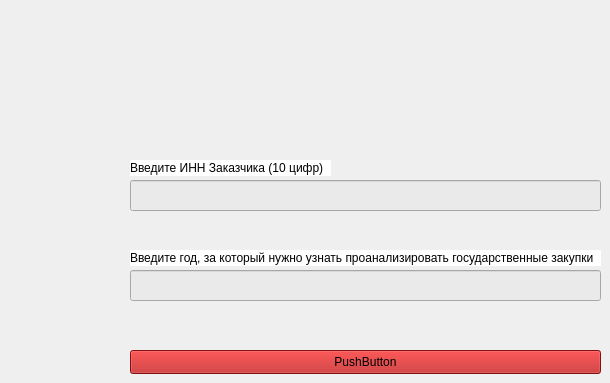
    <widget class="QWidget" name="_0_StartWindow">
     <widget class="QLineEdit" name="lineEdit">
      <property name="geometry">
       <rect>
        <x>130</x>
        <y>180</y>
        <width>471</width>
        <height>31</height>
       </rect>
      </property>
      <property name="autoFillBackground">
       <bool>false</bool>
      </property>
      <property name="styleSheet">
       <string notr="true">background-color: rgb(234, 234, 234);</string>
      </property>
     </widget>
     <widget class="QLineEdit" name="lineEdit_2">
      <property name="geometry">
       <rect>
        <x>130</x>
        <y>270</y>
        <width>471</width>
        <height>31</height>
       </rect>
      </property>
      <property name="autoFillBackground">
       <bool>false</bool>
      </property>
      <property name="styleSheet">
       <string notr="true">background-color: rgb(234, 234, 234);</string>
      </property>
     </widget>
     <widget class="QPushButton" name="pushButton">
      <property name="geometry">
       <rect>
        <x>130</x>
        <y>350</y>
        <width>471</width>
        <height>24</height>
       </rect>
      </property>
      <property name="styleSheet">
       <string notr="true">background-color: rgb(184, 23, 23);</string>
      </property>
      <property name="text">
       <string>PushButton</string>
      </property>
     </widget>
     <widget class="QLabel" name="label_2">
      <property name="geometry">
       <rect>
        <x>130</x>
        <y>160</y>
        <width>201</width>
        <height>16</height>
       </rect>
      </property>
      <property name="mouseTracking">
       <bool>true</bool>
      </property>
      <property name="styleSheet">
       <string notr="true">background-color: rgb(255, 255, 255);
font-color: rgb(249, 249, 249)</string>
      </property>
      <property name="frameShadow">
       <enum>QFrame::Raised</enum>
      </property>
      <property name="text">
       <string>Введите ИНН Заказчика (10 цифр)</string>
      </property>
     </widget>
     <widget class="QLabel" name="label_3">
      <property name="geometry">
       <rect>
        <x>130</x>
        <y>250</y>
        <width>471</width>
        <height>16</height>
       </rect>
      </property>
      <property name="styleSheet">
       <string notr="true">background-color: rgb(255, 255, 255);</string>
      </property>
      <property name="text">
       <string>Введите год, за который нужно узнать проанализировать государственные закупки</string>
      </property>
     </widget>
    </widget>
